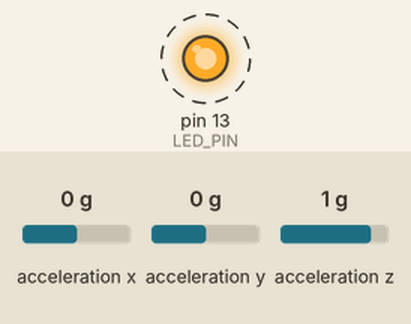
This sketch was run on a simulated Arduino Uno, built with avr-gcc and run on an emulated ATmega328P. Parts: output pins drawn as LEDs (lit = HIGH). Dashed ring = blinking. Inputs (shaded band) come from the test bench; at power-on: acceleration x 0 g, acceleration y 0 g, acceleration z 1 g. What the sketch prints to the serial monitor is not drawn.

Above: at 0.2 s.
Timing chart, 0 to 3.0 s (numbered marks = the images above):
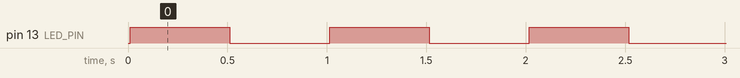

The sketch:

ADXL345_raw.ino
```cpp
// I2C device class (I2Cdev) demonstration Arduino sketch for ADXL345 class
// 10/7/2011 by Jeff Rowberg <jeff@rowberg.net>
// Updates should (hopefully) always be available at https://github.com/jrowberg/i2cdevlib
//
// Changelog:
//     2011-10-07 - initial release

/* ============================================
I2Cdev device library code is placed under the MIT license
Copyright (c) 2011 Jeff Rowberg

Permission is hereby granted, free of charge, to any person obtaining a copy
of this software and associated documentation files (the "Software"), to deal
in the Software without restriction, including without limitation the rights
to use, copy, modify, merge, publish, distribute, sublicense, and/or sell
copies of the Software, and to permit persons to whom the Software is
furnished to do so, subject to the following conditions:

The above copyright notice and this permission notice shall be included in
all copies or substantial portions of the Software.

THE SOFTWARE IS PROVIDED "AS IS", WITHOUT WARRANTY OF ANY KIND, EXPRESS OR
IMPLIED, INCLUDING BUT NOT LIMITED TO THE WARRANTIES OF MERCHANTABILITY,
FITNESS FOR A PARTICULAR PURPOSE AND NONINFRINGEMENT. IN NO EVENT SHALL THE
AUTHORS OR COPYRIGHT HOLDERS BE LIABLE FOR ANY CLAIM, DAMAGES OR OTHER
LIABILITY, WHETHER IN AN ACTION OF CONTRACT, TORT OR OTHERWISE, ARISING FROM,
OUT OF OR IN CONNECTION WITH THE SOFTWARE OR THE USE OR OTHER DEALINGS IN
THE SOFTWARE.
===============================================
*/

// Arduino Wire library is required if I2Cdev I2CDEV_ARDUINO_WIRE implementation
// is used in I2Cdev.h
#include <Wire.h>

// I2Cdev and ADXL345 must be installed as libraries, or else the .cpp/.h files
// for both classes must be in the include path of your project
#include <I2Cdev.h>
#include <ADXL345.h>

// class default I2C address is 0x53
// specific I2C addresses may be passed as a parameter here
// ALT low = 0x53 (default for SparkFun 6DOF board)
// ALT high = 0x1D
ADXL345 accel;

int16_t ax, ay, az;

#define LED_PIN 13 // (Arduino is 13, Teensy is 6)
bool blinkState = false;

void setup() {
    // join I2C bus (I2Cdev library doesn't do this automatically)
    Wire.begin();

    // initialize serial communication
    // (38400 chosen because it works as well at 8MHz as it does at 16MHz, but
    // it's really up to you depending on your project)
    Serial.begin(38400);

    // initialize device
    Serial.println("Initializing I2C devices...");
    accel.initialize();

    // verify connection
    Serial.println("Testing device connections...");
    Serial.println(accel.testConnection() ? "ADXL345 connection successful" : "ADXL345 connection failed");

    // configure LED for output
    pinMode(LED_PIN, OUTPUT);
}

void loop() {
    // read raw accel measurements from device
    accel.getAcceleration(&ax, &ay, &az);

    // display tab-separated accel x/y/z values
    Serial.print("accel:\t");
    Serial.print(ax); Serial.print("\t");
    Serial.print(ay); Serial.print("\t");
    Serial.println(az);

    // blink LED to indicate activity
    blinkState = !blinkState;
    digitalWrite(LED_PIN, blinkState);
    delay(500);
}
```

Measured:
- by itself, pin 13 (LED_PIN): alternates HIGH for 0.50 s and LOW for 0.50 s
